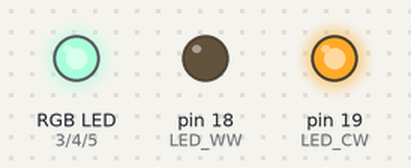
Recording of a sketch running on a simulated Arduino Uno, built with avr-gcc and run on an emulated ATmega328P. Parts: an RGB LED mixed from three pins (HIGH = lit), output pins drawn as LEDs (lit = HIGH). Dim RGB values are drawn brighter than linear; random numbers use the default seed unless the sketch sets one.

Above: at 0.1 s.
At 4.6 s:
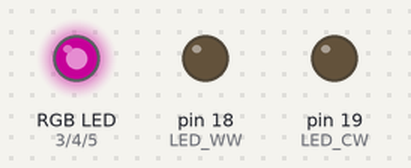
At 9.6 s:
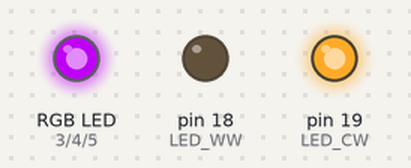
At 19.6 s:
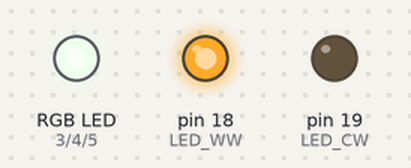
At 29.1 s:
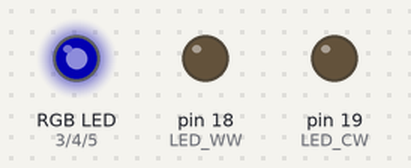
At 39.1 s:
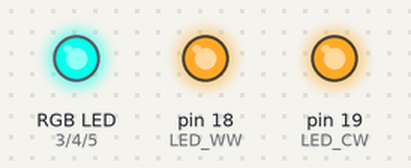
Timing chart, 0 to 40.0 s (numbered marks = the images above):
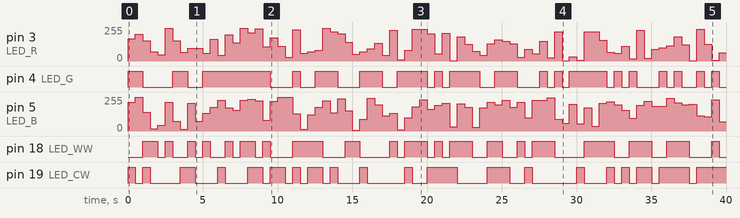

The sketch:

MultiSync_V0.ino
```cpp
#include "MultiSync_V0.h"

#define LED_R 3
#define LED_G 4
#define LED_B 5
#define LED_WW 18
#define LED_CW 19

void setup() {
  // Wait for serial connection for a while

  pinMode(LED_R, OUTPUT);
  pinMode(LED_G, OUTPUT);
  pinMode(LED_B, OUTPUT);
  pinMode(LED_WW, OUTPUT);
  pinMode(LED_CW, OUTPUT);

}

void loop() {
  // Small animation combining random colors on RGB and WW/CW LEDs

  analogWrite(LED_R, random(0, 256));
  analogWrite(LED_G, random(0, 256));
  analogWrite(LED_B, random(0, 256));
  analogWrite(LED_WW, random(0, 256));
  analogWrite(LED_CW, random(0, 256));
  delay(500);


}
```

MultiSync_V0.h
```cpp
#include "Libraries.h"
#include "Names.h"
```

Names.h
```cpp
// -------------------------------------------------- CONSTANTS
```

SerialCom.ino
```cpp
#include "MultiSync_V0.h"

#define LED_R 3
```

Settings.ino
```cpp
#include "MultiSync_V0.h"
```

Libraries.h
```cpp

```

Measured:
- by itself, pin 4 (LED_G): LOW → HIGH at 0.00 s, → LOW 1.0 s later, → HIGH 2.0 s later, → LOW 1.0 s later, … (38 changes in this stretch)
- by itself, pin 18 (LED_WW): LOW → HIGH at 1.0 s, → LOW 1.0 s later, → HIGH 0.50 s later, → LOW 0.50 s later, … (40 changes in this stretch)
- by itself, pin 19 (LED_CW): LOW → HIGH at 0.00 s, → LOW 0.50 s later, → HIGH 0.50 s later, → LOW 0.50 s later, … (39 changes in this stretch)
- by itself, pin 3 (LED_R): 0/255 → 167/255 at 0.00 s, → 200/255 0.50 s later, → 152/255 0.50 s later, → 71/255 0.50 s later, … (80 changes in this stretch)
- by itself, pin 5 (LED_B): 0/255 → 217/255 at 0.00 s, → 254/255 0.50 s later, → 140/255 0.50 s later, → 17/255 0.50 s later, … (78 changes in this stretch)
